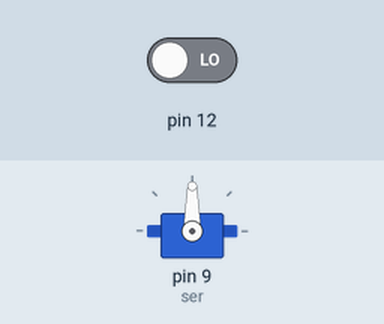
Recording of a sketch running on a simulated Arduino Uno, built with avr-gcc and run on an emulated ATmega328P. Shown: servo. The inputs (shaded band) are chosen by the test bench; at power-on: pin 12 LOW.

Above: at 1.2 s.
1.3 s: pin 12 driven HIGH
At 2.5 s:
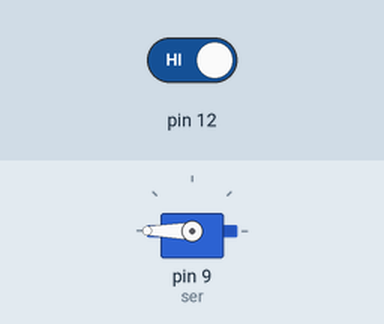
2.8 s: pin 12 driven LOW
At 3.6 s:
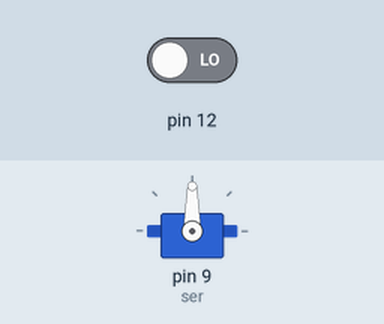
Timing chart, 0 to 5.8 s (numbered marks = the images above; inputs shaded):
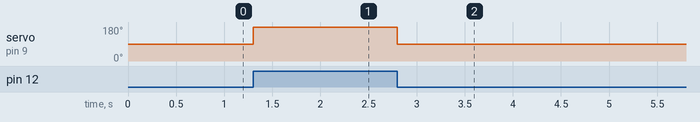

Measured:
- after the input at 1.3 s, servo on pin 9 (ser): 90° → 180° at once
- after the input at 2.8 s, servo on pin 9 (ser): 180° → 90° at once

The sketch:

Ser.ino
```cpp
#include <Servo.h>

Servo ser;  // create servo object to control a servo


int i = 0;

void setup()
{
  ser.attach(9);  // attaches the servo on pin 9 to the servo object
pinMode(12,INPUT);

}

void loop()
{
  i=digitalRead(12);
if(i ==HIGH)
ser.write(180);
else
ser.write(90);
}
```
